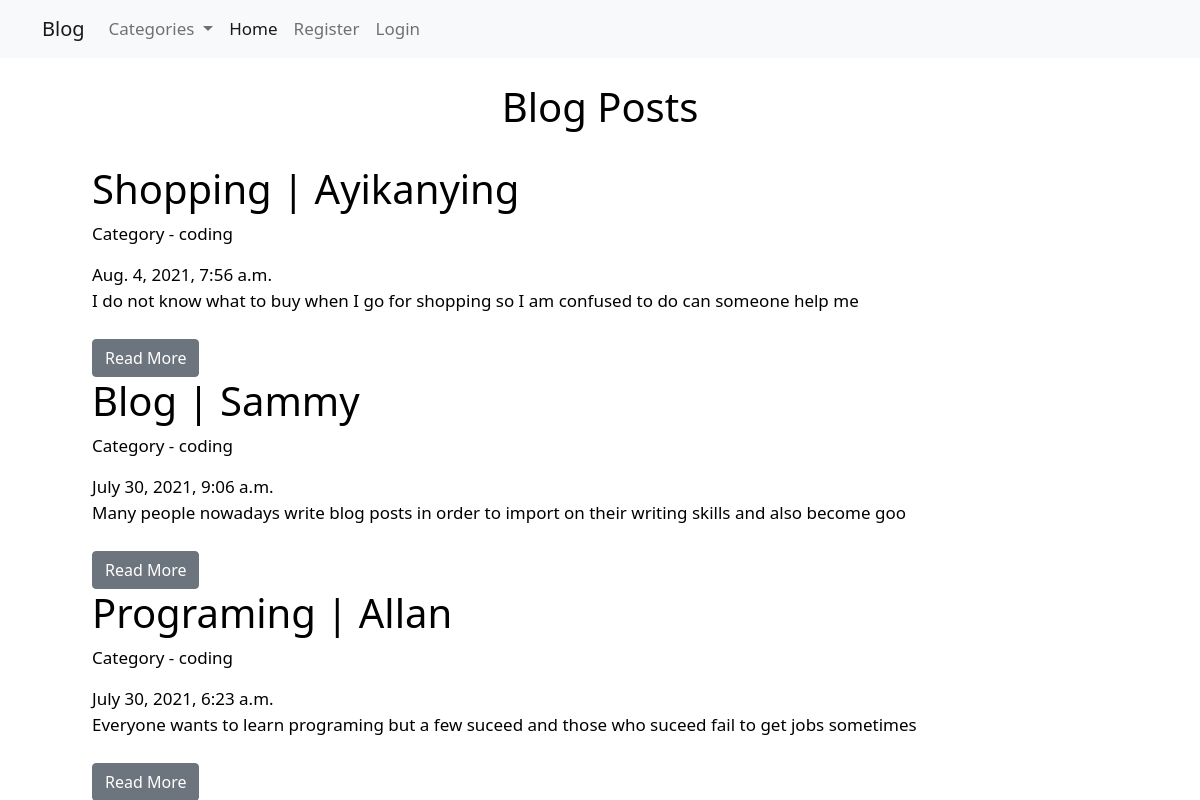
The page / on the database its author committed.
### posts/models.py (models this page shows, shortened)
class Post(models.Model):
    title = models.CharField(max_length=225)
    author = models.CharField(max_length=225)
    category = models.CharField(max_length=225, default="coding")
    date = models.DateTimeField(auto_now_add=True)
    body = models.TextField()

### posts/views.py (the view)
# urls.py: path('', HomeView.as_view(), name="home"),
class HomeView(ListView):
    model = Post
    template_name = 'base/index.html'
    ordering = ['-id']
    def get_context_data(self, *args, **kwargs):
        cate_menu = Category.objects.all()
        context = super(HomeView, self).get_context_data(*args, **kwargs)
        context["cate_menu"] = cate_menu
        return context

### posts/models.py (called while the page is built)
    def __str__(self):
        return self.name

### posts/templates/base/index.html (shortened to what this page needs)
{% extends 'base/layout.html' %}
    {% block body %}
        <div class="container">
            <div class="home">
                <br>
                <div class="title">
                    <h1 class="text-align-center">Blog Posts</h1>
                </div> <br>
                <div class="section">
                    {% for post in object_list %}
                    <h1>{{ post.title }} | {{ post.author}} </h1> <p>Category - <a href="{% url 'category' post.category %}">{{ post.category }}</a></p>
                        {{ post.date }} <br>
                        {{ post.body|slice:":100" }} <br> <br>
                        <a class="btn btn-secondary" href="{% url 'article' post.pk %}">Read More</a>
                    {% endfor %}
                </div>
            </div>
        </div>
    {% endblock %}

### posts/templates/base/layout.html (shortened to what this page needs)
<!doctype html>
<html lang="en">
  <head>
    <link href="https://cdn.jsdelivr.net/npm/bootstrap@5.0.2/dist/css/bootstrap.min.css" rel="stylesheet">
  </head>
  <body>
    <nav class="navbar navbar-expand-lg navbar-light bg-light">
        <div class="container">
            <a class="navbar-brand" href="#">Blog</a>
            <div class="collapse navbar-collapse" id="navbarNav">
                <ul class="navbar-nav">
                    {% if cate_menu %}
                        <li class="nav-item dropdown">
                            <a class="nav-link dropdown-toggle" href="#" id="navbarDropdown" role="button" data-bs-toggle="dropdown" aria-expanded="false">
                            Categories
                            </a>
                        </li>
                    {% endif %}
                    {% if user.is_authenticated %}
                    <li class="nav-item">
                        <a class="nav-link active" aria-current="page" href="{% url 'home' %}">Home</a>
                    </li>
                    <li class="nav-item">
                        <a class="nav-link" href="{% url 'add_post' %}">Add Post</a>
                    </li>
                    <li class="nav-item">
                        <a class="nav-link" href="{% url 'add_category' %}">Add Category</a>
                    </li>
                    <li class="nav-item">
                        <a class="nav-link" href="{% url 'logout' %}">Logout</a>
                    </li>
                    {% else %}
                    <li class="nav-item">
                        <a class="nav-link active" aria-current="page" href="{% url 'home' %}">Home</a>
                    </li>
                    <li class="nav-item">
                        <a class="nav-link" href="{% url 'register' %}">Register</a>
                    </li>
                    <li class="nav-item">
                        <a class="nav-link" href="{% url 'login' %}">Login</a>
                    </li>
                    {% endif %}
                </ul>
            </div>
        </div>
    </nav>
    {% block body %}
    {% endblock %}
  </body>
</html>

### posts/templates/base/layout.html (style rules this page uses)
body { color: #000; background-color: #fff; font-size: 17px; font-family: 'Segoe UI', Tahoma, Geneva, Verdana, sans-serif; box-sizing: border-box; }
a { text-decoration: none; color: #000; }
.home { margin: 0 50px; }
.home .title { text-align: center; }

### rows shown on the page
Post: title "Shopping", author "Ayikanying", category "coding", date "Aug. 4, 2021, 7:56 a.m.", body "I do not know what to buy when I go for shopping so I am confused to do can someone help me"
Post: title "Blog", author "Sammy", category "coding", date "July 30, 2021, 9:06 a.m.", body "Many people nowadays write blog posts in order to import on their writing skills and also become goo"
Post: title "Programing", author "Allan", category "coding", date "July 30, 2021, 6:23 a.m.", body "Everyone wants to learn programing but a few suceed and those who suceed fail to get jobs sometimes"
